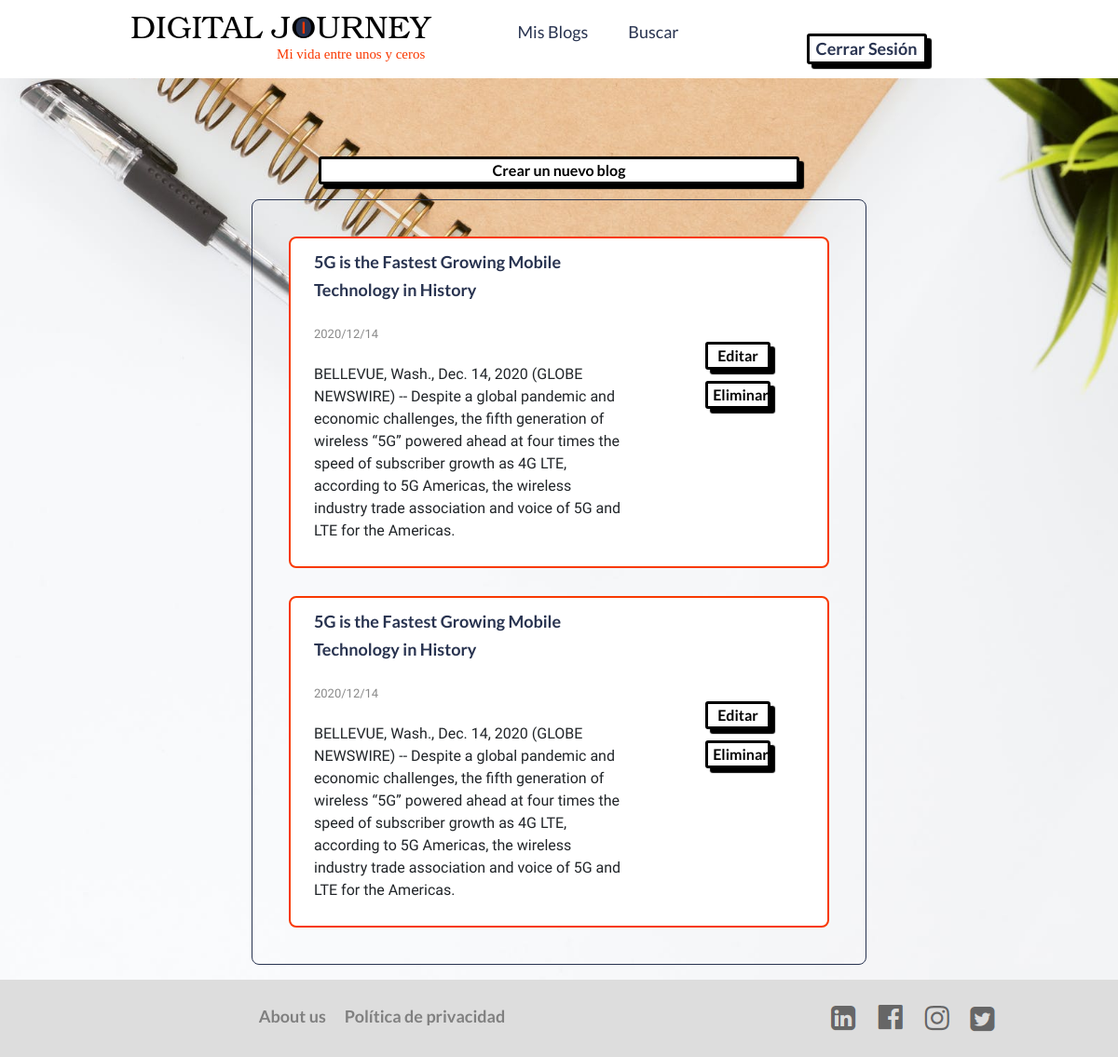
Page /MisBlogs (signed in) on the earlier database version.
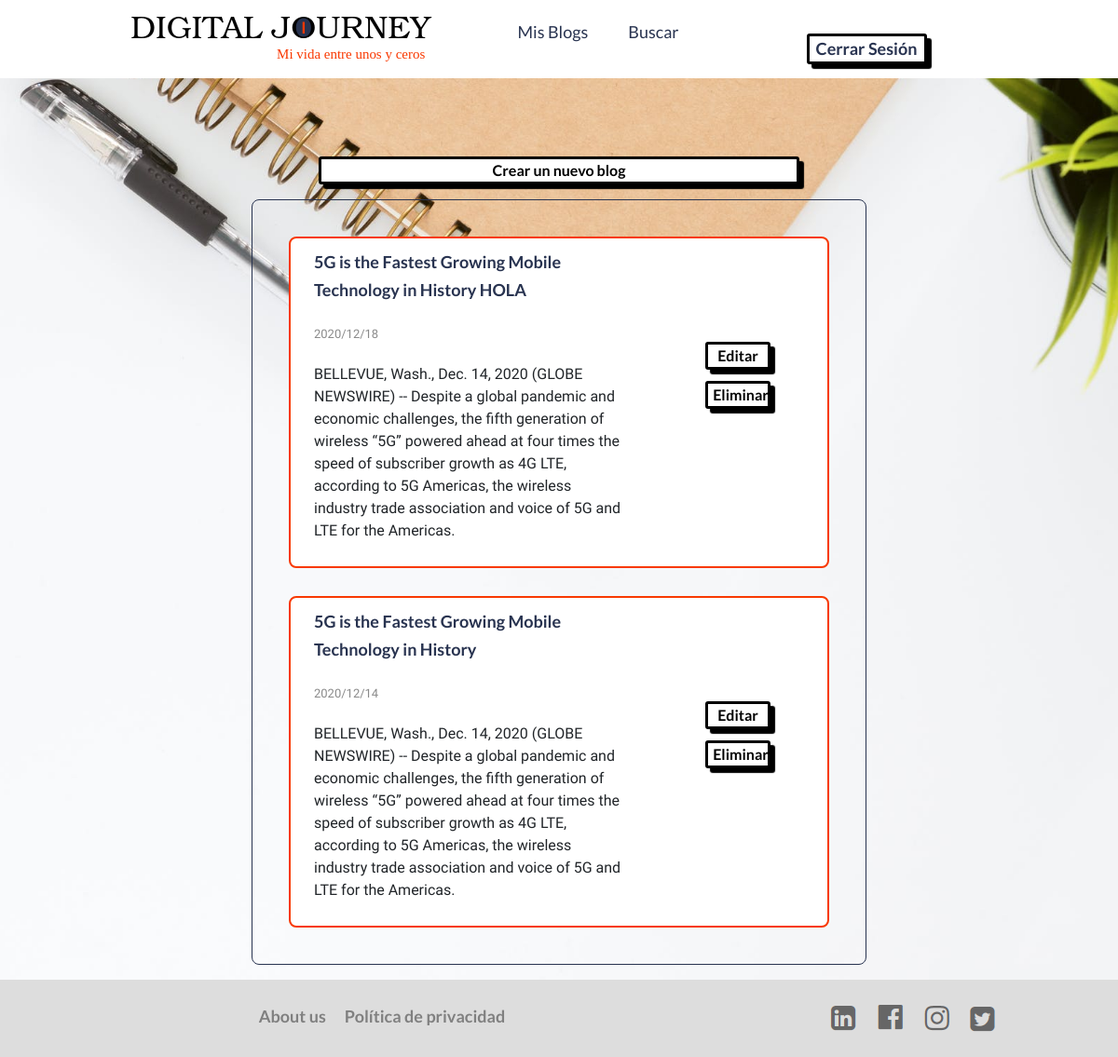
Same page on the later database version.
### tables this page shows
CREATE TABLE publicacion (id_publicacion INTEGER PRIMARY KEY AUTOINCREMENT NOT NULL, titulo TEXT NOT NULL, cuerpo TEXT NOT NULL, es_publico BOOLEAN, fecha_publicacion DATETIME NOT NULL, id_categoriaPub INT NOT NULL REFERENCES categoria (id_categoria), id_usuarioPub INT NOT NULL REFERENCES usuario (id_usuario));

### app.py (the view, shortened to what this page needs)
@app.route("/MisBlogs", methods = ["GET", "POST"])
@login_required
def MisBlogs():
    if request.method == "GET":
        usuario = session["user_id"]
        userBlogs = db.execute("SELECT * FROM publicacion WHERE id_usuarioPub = :idUser",
                          idUser=usuario)
        if len(userBlogs) == 0:
            mensaje = "No tienes ningún blog asociado a tu cuenta"
            return render_template("MisBlogs.html", userBlogs = userBlogs)
        else:
            return render_template("MisBlogs.html", userBlogs = userBlogs)

### app.py (called while the page is built)
@app.after_request
def after_request(response):
    response.headers["Cache-Control"] = "no-cache, no-store, must-revalidate"
    response.headers["Expires"] = 0
    response.headers["Pragma"] = "no-cache"
    return response

### utils.py (called while the page is built)
def login_required(f):
    @wraps(f)
    def decorated_function(*args, **kwargs):
        if session.get("user_id") is None:
            return redirect("/")
        return f(*args, **kwargs)
    return decorated_function

### templates/MisBlogs.html (shortened to what this page needs)
<!DOCTYPE html>
<html lang="es">
<head>
    <link rel="stylesheet" href="https://cdn.jsdelivr.net/npm/bootstrap@4.5.3/dist/css/bootstrap.min.css">
    <link rel="stylesheet" href="/static/styles.css">
</head>
<body id="body_index">
    <header>
        <img class="logo" src="/static/logo.svg" alt="logo">
        <nav>
            <ul class="navlinks">
                <li><a href="/MisBlogs">Mis Blogs</a></li>
                <li><a href="/buscar">Buscar</a></li>
            </ul>
        </nav>
        <div style="text-align: center; width: 300px;"><button class="button"><a href="/logout">Cerrar Sesión</a></button></div>
    </header>
    <div>
        <form action="/MisBlogs" method="POST">
            <div style="text-align: center;"><button type="submit" class="button" value = "agregar" name="agregar">Crear un nuevo blog</button></div>
        </form>
    </div>
    <section class="box">
        <div>
            {% for blog in userBlogs %}
            <article class="articulo">
                <div class="container">
                    <div class="row" id="blog">
                        <div class="col-8">
                            <table>
                                <tr>
                                    <td>
                                        <form id = "form1" action="/blog" method="POST">
                                        <t2 class="titulo_blog"><a href="/blog/{{ blog['id_publicacion'] }}">{{ blog["titulo"] }}</a></t2>
                                        </form>
                                    </td>
                                </tr class="titulo">
                                <tr>
                                    <td>
                                        <t3 class="fechas">{{ blog["fecha_publicacion"] }}</t3>
                                    </td>
                                </tr>
                                <tr>
                                    <td>
                                        <p>{{ blog["cuerpo"] }}</p>
                                    </td>
                                </tr>
                            </table>
                        </div>
                        <div class="col-4 botones_articulo">
                        <form action="/MisBlogs" method="POST">
                            <div style="text-align: center;"><button type="submit" class="button" value = "Editar,{{ blog['id_publicacion'] }}" name="Editar">Editar</button></div>
                            <div style="text-align: center;"><button type="submit" class="button" value = "Eliminar,{{ blog['id_publicacion'] }}" name = "Eliminar">Eliminar</button></div>
                        </form>
                        </div>
                    </div>
                </div>
            </article>
            {% endfor %}
        </div>
    </section>
    <div class="footer">
        <div class="container">
            <div class="row">
                <div class="col-sm-8" style="text-align: center;">
                    <table>
                        <tr>
                            <td><a class="links_footer" href="#">About us</a></td>
                            <td><a class="links_footer" href="#">Política de privacidad</a></td>
                        </tr>
                    </table>
                </div>
                <div class="col-sm-4">
                    <table>
                        <tr>
                            <td>
                                <a href="#"><img src="/static/linkedin.PNG" alt="Linkedin" class="socialmedia"></a>
                            </td>
                            <td>
                                <a href="#"><img src="/static/fb.PNG" alt="Facebook" class="socialmedia"></a>
                            </td>
                            <td>
                                <a href="#"><img src="/static/ig.PNG" alt="Instagram" class="socialmedia"></a>
                            </td>
                            <td>
                                <a href="#"><img src="/static/tw.PNG" alt="Twitter" class="socialmedia"></a>
                            </td>
                        </tr>
                    </table>
                </div>
            </div>
        </div>
    </div>
</body>
</html>

### static/styles.css (style rules this page uses)
#body_index { margin: 0; padding: 0; background: url("/static/inicio.jpeg") no-repeat center; background-size: cover; font-family: 'Maven Pro', sans-serif; }
td { padding: 10px; }
table { margin: 0 auto; }
.footer { right: 0; bottom: 0; left: 0; padding: 1rem; background-color: #DDDDDD; text-align: center; flex: 0 0 50px; margin-top: auto; }
.socialmedia { height: 100%; }
.links_footer { color: gray; font-weight: bold; }
#blog { background-color: white; border: 2px solid #f83900; border-radius: 8px; }
.articulo { padding: 15px; }
.botones_articulo { text-align: center; padding-top: 100px; }
.titulo_blog { font-weight: bold; color: rgb(97, 97, 97); font-size: 20px; }
.fechas { color: rgb(138, 138, 138); font-size: small; }
.box { margin: 0 auto; margin-top: 1em; margin-bottom: 1em; position: relative; top: 10%; width: 55%; padding: 2%; font-family: 'Maven Pro', sans-serif; font-size: 1em; border: 1px solid #283350; border-radius: 8px; }
.button { width: 43%; height: 2%; padding: 0px 5px; margin: 0 auto; margin-top: 7%; background-color: #ffffff; border: 3px solid #283350; border-radius: 3px; box-shadow: 5px 5px 1px #283350; font-weight: bold; text-align: center; overflow: hidden; letter-spacing: 0in; font-family: "Lato", sans-serif; }
.button { width: 43%; height: 2%; padding: 0px 5px; margin: 0 auto; margin-top: 7%; background-color: #ffffff; border: 3px solid black; border-radius: 3px; box-shadow: 5px 5px 1px #000000; font-weight: bold; text-align: center; overflow: hidden; letter-spacing: 0in; }
body { display: flex; flex-direction: column; min-height: 100vh; }
li, a { font-family: "Lato", sans-serif; font-size: 18px; color: #283350; text-decoration: none; }
.logo { cursor: pointer; }
header { display: flex; justify-content: space-between; vertical-align: middle; align-items: center; padding: 15px 10%; background-color: white; }
.navlinks { list-style: none; font-family: 'Lato', sans-serif; }
.navlinks li { display: inline-block; padding: 0px 20px; }

Differences in the rows shown:
changed publicacion: titulo "5G is the Fastest Growing Mobile Technology in History" → "5G is the Fastest Growing Mobile Technology in History HOLA"; fecha_publicacion "2020/12/14" → "2020/12/18"
